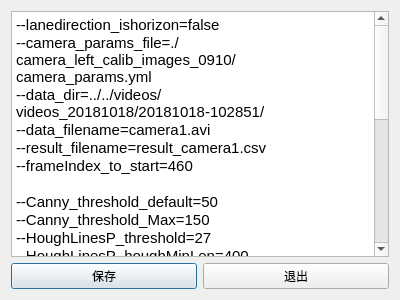
<?xml version="1.0" encoding="UTF-8"?>
<ui version="4.0">
 <class>CameraDialog</class>
 <widget class="QDialog" name="CameraDialog">
  <property name="geometry">
   <rect>
    <x>0</x>
    <y>0</y>
    <width>400</width>
    <height>300</height>
   </rect>
  </property>
  <property name="windowTitle">
   <string>相机参数修正</string>
  </property>
  <layout class="QGridLayout" name="gridLayout">
   <item row="0" column="0" colspan="2">
    <widget class="QTextEdit" name="datafusion_params">
     <property name="html">
      <string>&lt;!DOCTYPE HTML PUBLIC &quot;-//W3C//DTD HTML 4.0//EN&quot; &quot;http://www.w3.org/TR/REC-html40/strict.dtd&quot;&gt;
&lt;html&gt;&lt;head&gt;&lt;meta name=&quot;qrichtext&quot; content=&quot;1&quot; /&gt;&lt;style type=&quot;text/css&quot;&gt;
p, li { white-space: pre-wrap; }
&lt;/style&gt;&lt;/head&gt;&lt;body style=&quot; font-family:'Ubuntu'; font-size:11pt; font-weight:400; font-style:normal;&quot;&gt;
&lt;p style=&quot; margin-top:0px; margin-bottom:0px; margin-left:0px; margin-right:0px; -qt-block-indent:0; text-indent:0px;&quot;&gt;--lanedirection_ishorizon=false&lt;/p&gt;
&lt;p style=&quot; margin-top:0px; margin-bottom:0px; margin-left:0px; margin-right:0px; -qt-block-indent:0; text-indent:0px;&quot;&gt;--camera_params_file=./camera_left_calib_images_0910/camera_params.yml&lt;/p&gt;
&lt;p style=&quot; margin-top:0px; margin-bottom:0px; margin-left:0px; margin-right:0px; -qt-block-indent:0; text-indent:0px;&quot;&gt;--data_dir=../../videos/videos_20181018/20181018-102851/&lt;/p&gt;
&lt;p style=&quot; margin-top:0px; margin-bottom:0px; margin-left:0px; margin-right:0px; -qt-block-indent:0; text-indent:0px;&quot;&gt;--data_filename=camera1.avi&lt;/p&gt;
&lt;p style=&quot; margin-top:0px; margin-bottom:0px; margin-left:0px; margin-right:0px; -qt-block-indent:0; text-indent:0px;&quot;&gt;--result_filename=result_camera1.csv&lt;/p&gt;
&lt;p style=&quot; margin-top:0px; margin-bottom:0px; margin-left:0px; margin-right:0px; -qt-block-indent:0; text-indent:0px;&quot;&gt;--frameIndex_to_start=460&lt;/p&gt;
&lt;p style=&quot;-qt-paragraph-type:empty; margin-top:0px; margin-bottom:0px; margin-left:0px; margin-right:0px; -qt-block-indent:0; text-indent:0px;&quot;&gt;&lt;br /&gt;&lt;/p&gt;
&lt;p style=&quot; margin-top:0px; margin-bottom:0px; margin-left:0px; margin-right:0px; -qt-block-indent:0; text-indent:0px;&quot;&gt;--Canny_threshold_default=50&lt;/p&gt;
&lt;p style=&quot; margin-top:0px; margin-bottom:0px; margin-left:0px; margin-right:0px; -qt-block-indent:0; text-indent:0px;&quot;&gt;--Canny_threshold_Max=150&lt;/p&gt;
&lt;p style=&quot; margin-top:0px; margin-bottom:0px; margin-left:0px; margin-right:0px; -qt-block-indent:0; text-indent:0px;&quot;&gt;--HoughLinesP_threshold=27&lt;/p&gt;
&lt;p style=&quot; margin-top:0px; margin-bottom:0px; margin-left:0px; margin-right:0px; -qt-block-indent:0; text-indent:0px;&quot;&gt;--HoughLinesP_houghMinLen=400&lt;/p&gt;
&lt;p style=&quot; margin-top:0px; margin-bottom:0px; margin-left:0px; margin-right:0px; -qt-block-indent:0; text-indent:0px;&quot;&gt;--HoughLinesP_houghMaxGap=300&lt;/p&gt;
&lt;p style=&quot; margin-top:0px; margin-bottom:0px; margin-left:0px; margin-right:0px; -qt-block-indent:0; text-indent:0px;&quot;&gt;--HoughLinesP_houghStep=360&lt;/p&gt;
&lt;p style=&quot; margin-top:0px; margin-bottom:0px; margin-left:0px; margin-right:0px; -qt-block-indent:0; text-indent:0px;&quot;&gt;--Blur_KernelSize=5&lt;/p&gt;
&lt;p style=&quot; margin-top:0px; margin-bottom:0px; margin-left:0px; margin-right:0px; -qt-block-indent:0; text-indent:0px;&quot;&gt;--lineFilterAbsAngle_MinValue=60&lt;/p&gt;
&lt;p style=&quot; margin-top:0px; margin-bottom:0px; margin-left:0px; margin-right:0px; -qt-block-indent:0; text-indent:0px;&quot;&gt;--lineFilterAbsAngle_MaxValue=120&lt;/p&gt;
&lt;p style=&quot; margin-top:0px; margin-bottom:0px; margin-left:0px; margin-right:0px; -qt-block-indent:0; text-indent:0px;&quot;&gt;--WheelCols=331&lt;/p&gt;
&lt;p style=&quot; margin-top:0px; margin-bottom:0px; margin-left:0px; margin-right:0px; -qt-block-indent:0; text-indent:0px;&quot;&gt;--WheelRows=767&lt;/p&gt;
&lt;p style=&quot; margin-top:0px; margin-bottom:0px; margin-left:0px; margin-right:0px; -qt-block-indent:0; text-indent:0px;&quot;&gt;--parallelLines_inter_MaxAngle=2&lt;/p&gt;
&lt;p style=&quot; margin-top:0px; margin-bottom:0px; margin-left:0px; margin-right:0px; -qt-block-indent:0; text-indent:0px;&quot;&gt;--parallelLines_MinDist=90&lt;/p&gt;
&lt;p style=&quot; margin-top:0px; margin-bottom:0px; margin-left:0px; margin-right:0px; -qt-block-indent:0; text-indent:0px;&quot;&gt;--parallelLines_MaxDist=400&lt;/p&gt;
&lt;p style=&quot; margin-top:0px; margin-bottom:0px; margin-left:0px; margin-right:0px; -qt-block-indent:0; text-indent:0px;&quot;&gt;--roiRegion_leftValue=400&lt;/p&gt;
&lt;p style=&quot; margin-top:0px; margin-bottom:0px; margin-left:0px; margin-right:0px; -qt-block-indent:0; text-indent:0px;&quot;&gt;--roiRegion_rightValue=2048&lt;/p&gt;
&lt;p style=&quot; margin-top:0px; margin-bottom:0px; margin-left:0px; margin-right:0px; -qt-block-indent:0; text-indent:0px;&quot;&gt;--roiRegion_upValue=0&lt;/p&gt;
&lt;p style=&quot; margin-top:0px; margin-bottom:0px; margin-left:0px; margin-right:0px; -qt-block-indent:0; text-indent:0px;&quot;&gt;--roiRegion_downValue=1536&lt;/p&gt;
&lt;p style=&quot;-qt-paragraph-type:empty; margin-top:0px; margin-bottom:0px; margin-left:0px; margin-right:0px; -qt-block-indent:0; text-indent:0px;&quot;&gt;&lt;br /&gt;&lt;/p&gt;
&lt;p style=&quot;-qt-paragraph-type:empty; margin-top:0px; margin-bottom:0px; margin-left:0px; margin-right:0px; -qt-block-indent:0; text-indent:0px;&quot;&gt;&lt;br /&gt;&lt;/p&gt;
&lt;p style=&quot;-qt-paragraph-type:empty; margin-top:0px; margin-bottom:0px; margin-left:0px; margin-right:0px; -qt-block-indent:0; text-indent:0px;&quot;&gt;&lt;br /&gt;&lt;/p&gt;&lt;/body&gt;&lt;/html&gt;</string>
     </property>
    </widget>
   </item>
   <item row="1" column="0">
    <widget class="QPushButton" name="save_the_txt">
     <property name="text">
      <string>保存</string>
     </property>
    </widget>
   </item>
   <item row="1" column="1">
    <widget class="QPushButton" name="cancel">
     <property name="text">
      <string>退出</string>
     </property>
    </widget>
   </item>
  </layout>
 </widget>
 <resources/>
 <connections/>
</ui>
